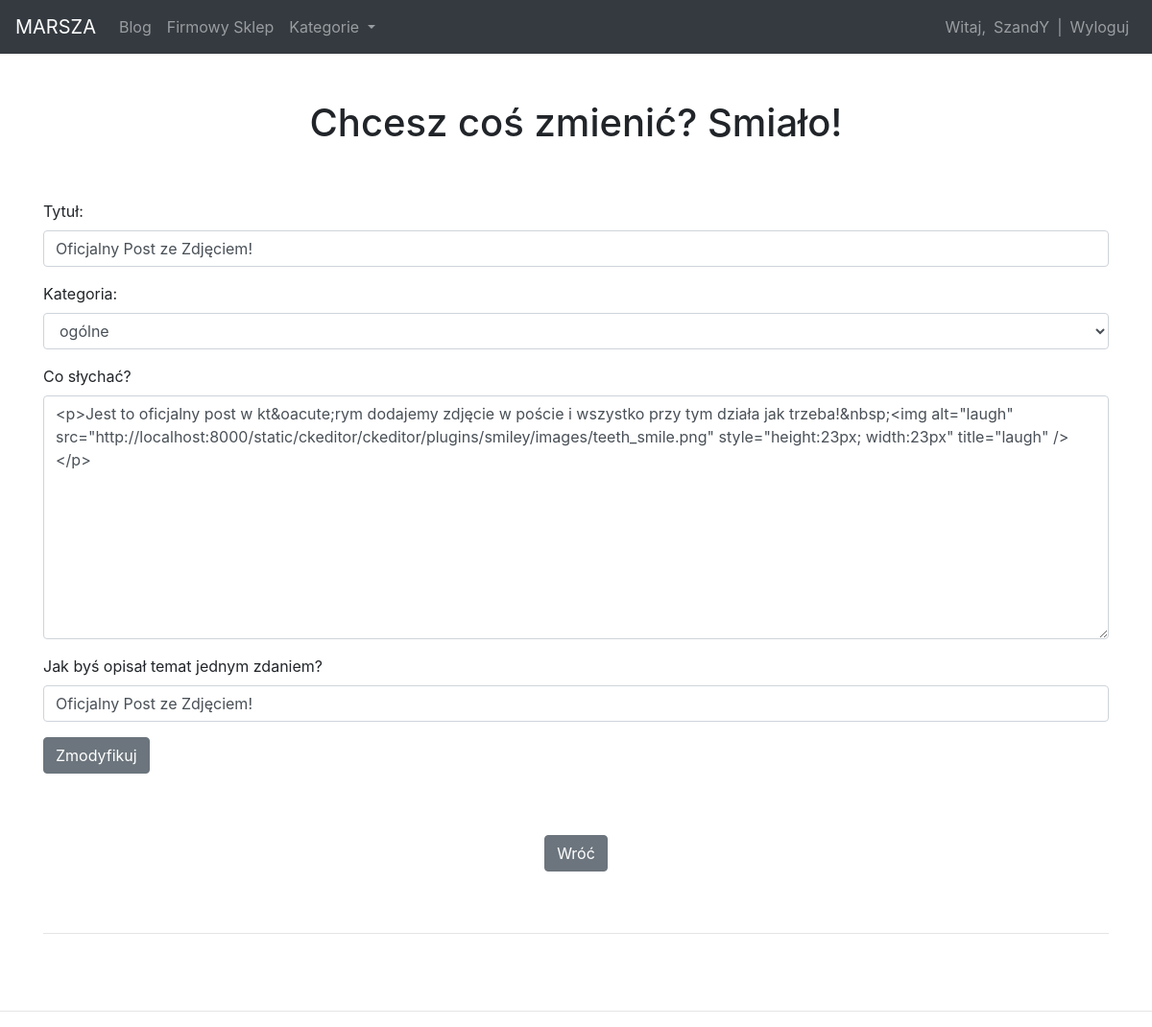
/blog/edit/24/ (signed in), run on the app's committed database.
### blog/models.py (models this page shows, shortened)
class Post(models.Model):
    title = models.CharField(max_length=50)
    author = models.ForeignKey(User, on_delete=models.CASCADE)
    content = RichTextField(blank=True, null=True)
    category = models.CharField(max_length=50, default='ogólne')
    snippet = models.CharField(max_length=50, default='Kliknij powyżej by przeczytać post.')
    created = models.DateTimeField(auto_now_add=True)
    modified = models.DateTimeField(auto_now=True)
    image = models.ImageField(null=True, blank=True, upload_to='blog/images/')
    likes = models.ManyToManyField(User, related_name="blog_posts")

### blog/views.py (the view)
# urls.py: path('edit/<int:pk>/', EditPost.as_view(), name="edit_post"),
class EditPost(UpdateView):
    model = Post
    form_class = EditForm
    template_name = 'blog/edit_post.html'
    def get_context_data(self, *args, **kwargs):
        cat_menu = Category.objects.all()
        context = super(EditPost, self).get_context_data(*args, **kwargs)
        context["cat_menu"] = cat_menu
        return context

### blog/forms.py
class EditForm(forms.ModelForm):
    class Meta:
        model = Post
        fields = ['title','category', 'content', 'snippet']
        widgets = {
            'title': forms.TextInput(attrs={'class': 'form-control'}),
            'category': forms.Select(choices=choices, attrs={'class': 'form-control'}),
            'content': forms.Textarea(attrs={'class': 'form-control'}),
            'snippet': forms.TextInput(attrs={'class': 'form-control'}),
        }
    def __init__(self, *args, **kwargs):
        super(EditForm, self).__init__(*args, **kwargs)
        self.fields['title'].label = "Tytuł"
        self.fields['category'].label = "Kategoria"
        self.fields['content'].label = "Co słychać?"
        self.fields['snippet'].label = "Jak byś opisał temat jednym zdaniem?"

### blog/models.py (called while the page is built)
    def __str__(self):
        return self.name

### blog/templates/blog/edit_post.html (shortened to what this page needs)
{% extends 'blog/base.html' %}
{% block content %}
{% if user.is_authenticated %}
    {% if user.id == post.author.id %}
        <center><h1>Chcesz coś zmienić? Smiało!</h1></center>
        <br>
        <br>
        <div class="form-group">
            <form method="POST">
                {{ form.as_p }}
                <button class="btn btn-secondary">Zmodyfikuj</button>
            </form>
        </div>
    {% else %}
        <center><h3>Nie masz uprawnień do edycji tego posta!</h3></center>
    {% endif %}
    <br>
    <br>
    <center><a href="{% url 'blog:home' %}" class="btn btn-secondary">Wróć</a></center>
{% else %}
<center>
    Nie jesteś zalogowany!
    <br>
    <a class="link" href="{% url 'login' %}" class="btn btn-secondary">Zaloguj się</a>
</center>
{% endif %}
<br>
<br>
<hr>
{% endblock %}

### blog/templates/blog/base.html (shortened to what this page needs)
<!doctype html>
<html lang="en">
  <head>
    {% load static %}
    <link rel="stylesheet" href="https://cdn.jsdelivr.net/npm/bootstrap@4.1.3/dist/css/bootstrap.min.css">
  </head>
  <body>
    <nav class="navbar navbar-expand-lg navbar-dark bg-dark">
      <a class="navbar-brand" href="{% url 'greetings:welcome' %}">MARSZA</a>
      <div class="collapse navbar-collapse" id="navbarSupportedContent">
        <ul class="navbar-nav mr-auto">
          {% if user.is_authenticated %}
          <li class="nav-item">
            <a class="nav-link" href="{% url 'blog:home' %}">Blog</a>
          </li>
          <li class="nav-item">
            <a class="nav-link" href="{% url 'store:store' %}">Firmowy Sklep</a>
          </li>
            {% if cat_menu %}
              <li class="nav-item dropdown">
                <a class="nav-link dropdown-toggle" href="#" id="navbarDropdown" role="button" data-toggle="dropdown" aria-haspopup="true" aria-expanded="false">
                  Kategorie
                </a>
              </li>
            {% endif %}
          {% endif %}
        </ul>
      </div>
      <div>
        <ul class="navbar-nav ml-auto">
          {% if user.is_authenticated %}
            <li>
              <span class="navbar-text">Witaj,</span>
                <li class="nav-item dropdown">
                  <a class="nav-link" href="#" id="navbarDropdown" role="button" data-toggle="dropdown" aria-haspopup="true" aria-expanded="false">
                    {{request.user}}
                  </a>
                </li>
            </li>
            <li>
              <span class="navbar-text"> | </span>
            </li>
            <li>
              <a  class="nav-link" href="{% url 'logout' %}">Wyloguj</a>
            </li>
          {% endif %}
        </ul>
      </div>
    </nav>
    <br>
    <br>
    <div class="container">
        {% block content %}
        {% endblock %}
    </div>
<br>
<br>
<hr>
</html>

### data on the page
Post: title "Oficjalny Post ze Zdjęciem!", category "ogólne", content "<p>Jest to oficjalny post w kt&oacute;rym dodajemy zdjęcie w poście i wszystko przy tym działa jak trzeba!&nbsp;<img alt=\"laugh\" src=\"http://localhost:8000/static/ckeditor/ckeditor/plugins/smiley/images/teeth_smile.png\" style=\"height:23px; width:23px\" title=\"laugh\" /></p>", snippet "Oficjalny Post ze Zdjęciem!"

### other printed values
{{ request.user }} "SzandY"
